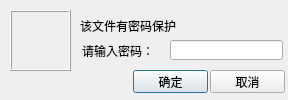
<?xml version="1.0" encoding="UTF-8"?>
<ui version="4.0">
 <class>QFilePassWordDlg</class>
 <widget class="QDialog" name="QFilePassWordDlg">
  <property name="geometry">
   <rect>
    <x>0</x>
    <y>0</y>
    <width>288</width>
    <height>100</height>
   </rect>
  </property>
  <property name="windowTitle">
   <string>密码</string>
  </property>
  <widget class="QLabel" name="labelfileprotection">
   <property name="geometry">
    <rect>
     <x>80</x>
     <y>15</y>
     <width>201</width>
     <height>21</height>
    </rect>
   </property>
   <property name="text">
    <string>该文件有密码保护</string>
   </property>
  </widget>
  <widget class="QLabel" name="label_2">
   <property name="geometry">
    <rect>
     <x>82</x>
     <y>41</y>
     <width>81</width>
     <height>20</height>
    </rect>
   </property>
   <property name="text">
    <string>请输入密码：</string>
   </property>
  </widget>
  <widget class="QLabel" name="label">
   <property name="geometry">
    <rect>
     <x>10</x>
     <y>10</y>
     <width>61</width>
     <height>61</height>
    </rect>
   </property>
   <property name="frameShape">
    <enum>QFrame::Box</enum>
   </property>
   <property name="frameShadow">
    <enum>QFrame::Raised</enum>
   </property>
   <property name="text">
    <string/>
   </property>
   <property name="pixmap">
    <pixmap resource="../../resourse.qrc">:/btn/images/FileProtect.ico</pixmap>
   </property>
  </widget>
  <widget class="QLineEdit" name="FilePassWordEntry">
   <property name="geometry">
    <rect>
     <x>170</x>
     <y>40</y>
     <width>113</width>
     <height>20</height>
    </rect>
   </property>
   <property name="echoMode">
    <enum>QLineEdit::Password</enum>
   </property>
  </widget>
  <widget class="QPushButton" name="OKBtn">
   <property name="geometry">
    <rect>
     <x>133</x>
     <y>70</y>
     <width>75</width>
     <height>23</height>
    </rect>
   </property>
   <property name="text">
    <string>确定</string>
   </property>
  </widget>
  <widget class="QPushButton" name="CancelBtn">
   <property name="geometry">
    <rect>
     <x>210</x>
     <y>70</y>
     <width>75</width>
     <height>23</height>
    </rect>
   </property>
   <property name="text">
    <string>取消</string>
   </property>
  </widget>
 </widget>
 <resources>
  <include location="../../resourse.qrc"/>
 </resources>
 <connections/>
</ui>
